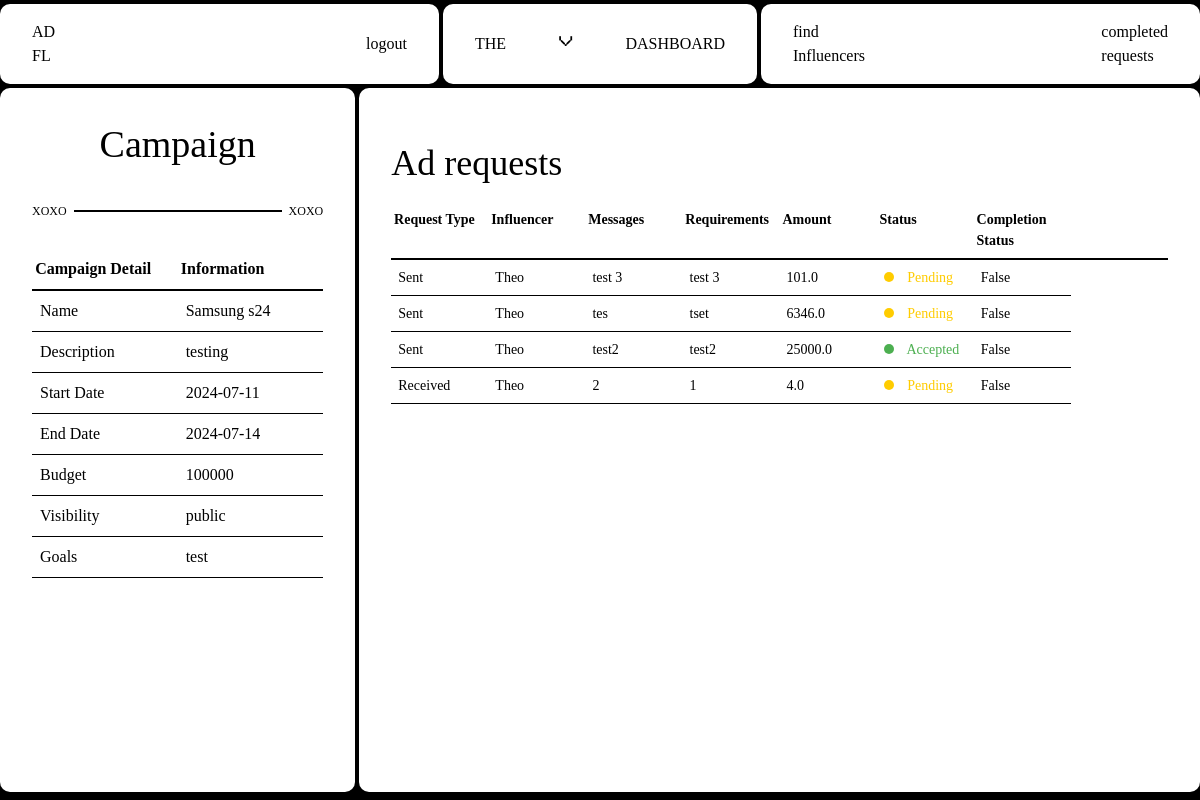
The page /sponsor/viewCampaign/6 (signed in) on the database its author committed.
### Adfluence/models.py (models this page shows)
class Campaign(db.Model):
    __tablename__ = "campaign"
    id = db.Column(db.Integer, primary_key=True)
    name = db.Column(db.String(140), nullable=False)
    description = db.Column(db.Text, nullable=False)
    start_date = db.Column(db.Date, nullable=False)
    end_date = db.Column(db.Date, nullable=False)
    budget = db.Column(db.Integer, nullable=False)
    visibility = db.Column(db.String(10), nullable=False)  # 'public' or 'private'
    goals = db.Column(db.Text, nullable=False)
    niche = db.Column(db.String(100), nullable=False)
    status = db.Column(db.String(100), nullable=False, default="Incomplete")
    flagged = db.Column(db.Boolean, default=False)
    user_id = db.Column(db.Integer, db.ForeignKey("user.id"), nullable=False)
    ad_requests = db.relationship(
        "AdRequest", backref="campaign", cascade="all, delete-orphan"
    )
    campaign_requests = db.relationship(
        "campaignRequest", backref="campaign", cascade="all, delete-orphan"
    )

class Influencer(db.Model, UserMixin):
    __tablename__ = "influencer"
    id = db.Column(db.Integer, primary_key=True)
    name = db.Column(db.String(150), nullable=False)
    email = db.Column(db.String(150), nullable=False)
    profile_picture = db.Column(db.String(100), nullable=False)
    niche = db.Column(db.String(100), nullable=False)
    reach = db.Column(db.Integer, nullable=False)
    user_id = Column(Integer, ForeignKey("user.id"), nullable=False)
    platform = db.Column(db.String(100), nullable=False)
    bank_account_balance = db.Column(db.Float, default=0.0)
    flagged = db.Column(db.Boolean, default=False)
    transactions = relationship(
        "Transaction", backref="influencer", cascade="all, delete-orphan"
    )
    ratings = relationship("Rating", backref="influencer", cascade="all, delete-orphan")
    bookmarks = relationship(
        "Bookmark", backref="influencer", cascade="all, delete-orphan"
    )
    adrequests = relationship(
        "AdRequest", backref="influencer", cascade="all, delete-orphan"
    )
    campaignrequests = relationship(
        "campaignRequest", backref="influencer", cascade="all, delete-orphan"
    )

class AdRequest(db.Model):
    id = db.Column(db.Integer, primary_key=True)
    campaign_id = db.Column(db.Integer, db.ForeignKey("campaign.id"), nullable=False)
    influencer_id = db.Column(db.Integer, db.ForeignKey("influencer.id"))
    messages = db.Column(db.Text)
    requirements = db.Column(db.Text, nullable=False)
    payment_amount = db.Column(db.Float, nullable=False)
    status = db.Column(db.String(20), nullable=False, default="Pending")
    completed = db.Column(db.Boolean, default=False)
    completion_confirmed = db.Column(db.Boolean, default=False)
    payment_done = db.Column(db.Boolean, default=False)
    rating_done = db.Column(db.Boolean, default=False)
    negotiations = relationship(
        "Negotiation", backref="ad_request", cascade="all, delete-orphan"
    )

class campaignRequest(db.Model):
    id = db.Column(db.Integer, primary_key=True)
    campaign_id = db.Column(db.Integer, db.ForeignKey("campaign.id"), nullable=False)
    influencer_id = db.Column(db.Integer, db.ForeignKey("influencer.id"))
    messages = db.Column(db.Text)
    requirements = db.Column(db.Text, nullable=False)
    payment_amount = db.Column(db.Float, nullable=False)
    status = db.Column(db.String(20), nullable=False, default="Pending")
    completed = db.Column(db.Boolean, default=False)
    completion_confirmed = db.Column(db.Boolean, default=False)
    payment_done = db.Column(db.Boolean, default=False)
    rating_done = db.Column(db.Boolean, default=False)

### Adfluence/sponsor.py (the view)
@sponsor.route("/viewCampaign/<int:campaign_id>", methods=["GET"])
@role_required("Sponsor")
@login_required
def viewCampaign(campaign_id):
    campaign = Campaign.query.get_or_404(campaign_id)
    campaignRequests = (
        campaignRequest.query.filter_by(campaign_id=campaign_id)
        .order_by(desc(campaignRequest.id))
        .all()
    )
    campaign_requests_with_details = []
    for campaign_request in campaignRequests:
        influencer = Influencer.query.get(campaign_request.influencer_id)
        if influencer:
            influencer_name = influencer.name
            campaign_requests_with_details.append(
                {
                    "request": campaign_request,
                    "influencer_name": influencer_name,
                    "request_type": "Received",
                }
            )
        else:
            flash("Influencer not found", category="error")
    adrequests = (
        AdRequest.query.filter_by(campaign_id=campaign_id)
        .order_by(desc(AdRequest.id))
        .all()
    )
    sent_requests_with_details = []
    for sent_request in adrequests:
        adrequest_negotiations = sent_request.negotiations
        influencer = Influencer.query.get(sent_request.influencer_id)
        influencer_name = influencer.name
        pending_found = any(nego.status == "Pending" for nego in adrequest_negotiations)
        sent_requests_with_details.append(
            {
                "request": sent_request,
                "influencer_name": influencer_name,
                "request_type": "Sent",
                "negotiations": adrequest_negotiations,
                "pending_found": pending_found,
            }
        )
    return render_template(
        "Sponsor/viewCampaign.html",
        user=current_user,
        campaign=campaign,
        ad_requests=sent_requests_with_details,
        campaign_requests=campaign_requests_with_details,
    )

### Adfluence/views.py (called while the page is built)
def role_required(role):
    def decorator(f):
        @wraps(f)
        def decorated_function(*args, **kwargs):
            if current_user.role != role:
                abort(403)
            return f(*args, **kwargs)
        return decorated_function
    return decorator

### Adfluence/templates/Sponsor/viewCampaign.html (shortened to what this page needs)
{% extends "base.html" %} {% block head %}
<link
  rel="stylesheet"
  href="{{ url_for('static', filename='src/sponsor_css/view_campaign.css') }}"
/>
{% endblock %} {% block content %}
<div class="container">
  <nav>
    <div class="nav-1">
      <a href="{{ url_for('sponsor.dashboard') }}" class="logo view">
        AD <br />
        FL
      </a>
      <a href="{{ url_for('views.logout') }}" class="view">logout</a>
    </div>
    <div class="nav-2">
      <p class="menu-button">the</p>
      <p class="x">v</p>
      <p class="menu-button">dashboard</p>
    </div>
    <div class="nav-3">
      {% if campaign.flagged == False %} {% if user.flagged == False %}
      <a
        href="{{ url_for('sponsor.browse_influencers', campaign_id=campaign.id) }}"
        class="create view"
      >
        find  <br />
        Influencers
      </a>
      {% endif %} {% endif %}
      <a
        href="{{url_for('sponsor.view_completed_ad_requests', campaign_id=campaign.id)}}"
        class="pattern-2 view"
      >
        completed<br />
        requests
      </a>
    </div>
  </nav>
  <div class="content-wrapper">
    <div class="col-1 col">
      <div class="header">
        <h1>Campaign</h1>
      </div>
      <div class="numbers">
        <p>xoxo</p>
        <div class="hr"></div>
        <p>xoxo</p>
      </div>
      <div class="table-wrapper">
        <table class="first-table">
          <tbody>
            <tr>
              <th>Campaign Detail</th>
              <th>Information</th>
            </tr>
            <tr>
              <td>Name</td>
              <td>{{ campaign.name }}</td>
            </tr>
            <tr>
              <td>Description</td>
              <td>{{ campaign.description }}</td>
            </tr>
            <tr>
              <td>Start Date</td>
              <td>{{ campaign.start_date.strftime('%Y-%m-%d') }}</td>
            </tr>
            <tr>
              <td>End Date</td>
              <td>{{ campaign.end_date.strftime('%Y-%m-%d') }}</td>
            </tr>
            <tr>
              <td>Budget</td>
              <td>{{ campaign.budget }}</td>
            </tr>
            <tr>
              <td>Visibility</td>
              <td>{{ campaign.visibility }}</td>
            </tr>
            <tr>
              <td>Goals</td>
              <td>{{ campaign.goals }}</td>
            </tr>
          </tbody>
        </table>
      </div>
    </div>
    <div class="col-2 col">
      <h1>Ad requests</h1>
      <div class="table-wrapper-2">
        <table class="second-table">
          <thead>
            <tr>
              <th>Request Type</th>
              <th>Influencer</th>
              <th>Messages</th>
              <th>Requirements</th>
              <th>Amount</th>
              <th>Status</th>
              <th>Completion Status</th>
              <th></th>
            </tr>
          </thead>
          <tbody>
            {% for request in ad_requests + campaign_requests %} {% if not
            request.request.completion_confirmed %}
            <tr>
              <td>
                 {{ request.request_type }}
              </td>
              <td>{{ request.influencer_name }}</td>
              <td>{{ request.request.messages }}</td>
              <td>{{ request.request.requirements }}</td>
              <td>{{ request.request.payment_amount }}</td>
              <td
                class="{% if request.request.status == 'Pending' %} status-pending {% elif request.request.status == 'Accepted' %} status-accepted {% elif request.request.status == 'Rejected' %} status-rejected {% endif %}"
              >
                {{ request.request.status }}
              </td>
              <td>{{ request.request.completed }}</td>
               {% endif %} {% endfor %}
            </tr>
          </tbody>
        </table>
      </div>
    </div>
  </div>
</div>
{% endblock %}

### Adfluence/static/css/main.css (style rules this page uses)
html, :host { line-height: 1.5; -webkit-text-size-adjust: 100%; -moz-tab-size: 4; -o-tab-size: 4; tab-size: 4; font-family: ui-sans-serif, system-ui, sans-serif, "Apple Color Emoji", "Segoe UI Emoji", "Segoe UI Symbol", "Noto Color Emoji"; font-feature-settings: normal; font-variation-settings: normal; -webkit-tap-highlight-color: transparent; }
body { margin: 0; line-height: inherit; }
h1, h2, h3, h4, h5, h6 { font-size: inherit; font-weight: inherit; }
a { color: inherit; text-decoration: inherit; }
table { text-indent: 0; border-color: inherit; border-collapse: collapse; }
blockquote, dl, dd, h1, h2, h3, h4, h5, h6, hr, figure, p, pre { margin: 0; }
.container { width: 100%; }
@media (min-width: 640px) { .container { max-width: 640px; } }
@media (min-width: 768px) { .container { max-width: 768px; } }
@media (min-width: 1024px) { .container { max-width: 1024px; } }
* { margin: 0; padding: 0; }

### Adfluence/static/src/input.css (style rules this page uses)
* { margin: 0; padding: 0; }

### Adfluence/static/src/sponsor_css/view_campaign.css (style rules this page uses)
* { margin: 0; padding: 0; box-sizing: border-box; }
html, body { width: 100%; height: 100%; background-color: #000; font-family: "Arame"; overflow: hidden; }
p { text-transform: uppercase; }
.x { font-family: sk; margin-top: -10px; font-size: 14px; }
.container { width: 100%; height: 100vh; max-width: 3840px; margin: 0 auto; display: flex; flex-direction: column; gap: 0.25em; }
nav { width: 100%; flex: 1; display: flex; gap: 0.25em; padding: 0.25em 0 0 0; background-color: #000; }
nav > div { display: flex; justify-content: space-between; align-items: center; padding: 1em 2em; background: #fff; color: #000; border-radius: 10px; }
.nav-1 { flex: 3; }
.nav-2 { flex: 2; }
.nav-3 { flex: 3; }
.content-wrapper { flex: 12; width: 100%; height: 100%; display: flex; padding: 0 0 0.5em 0; background-color: #000; gap: 0.25em; overflow: hidden; }
.content-wrapper .col { border-radius: 10px; background: #fff; padding: 3em 2em; }
.col-1 { flex: 3; display: flex; flex-direction: column; gap: 2em; }
.col-2 { flex: 8; display: flex; flex-direction: column; }
.col-1 p { font-size: 12px; line-height: 1; }
.col-1 h1 { font-size: 38px; margin-top: -20px; text-align: center; font-family: aux; }
.numbers { width: 100%; display: flex; align-items: center; justify-content: space-between; }
.numbers p { flex: 1; }
.numbers p:nth-child(3) { text-align: right; }
.numbers .hr { flex: 5; width: 100%; height: 2px; background: #000; }
.table-wrapper { width: 100%; overflow-x: auto; overflow-y: auto; display: flex; justify-content: center; }
.first-table { width: 100%; border-collapse: collapse; table-layout: fixed; }
.first-table th { position: sticky; top: 0; z-index: 1; background-color: #fff; padding: 0.5em 0.2em; border-bottom: 2px solid #000; text-align: left; }
.first-table td { padding: 0.5em 0.5em; border-bottom: 1px solid #000; text-align: left; vertical-align: top; word-wrap: break-word; white-space: normal; }
.view { cursor: pointer; transition: all 0.2s ease-out; }
.col-2 h1 { font-family: aux; font-size: 36px; margin-bottom: 12px; }
.table-wrapper-2 { width: 100%; overflow-x: auto; overflow-y: auto; display: flex; justify-content: center; }
.second-table { width: 100%; border-collapse: collapse; table-layout: fixed; }
.second-table th { position: sticky; top: 0; z-index: 1; background-color: #fff; padding: 0.5em 0.2em; border-bottom: 2px solid #000; text-align: left; vertical-align: top; word-wrap: break-word; white-space: normal; font-size: 14px; }
.second-table td { padding: 0.5em 0.5em; border-bottom: 1px solid #000; text-align: left; vertical-align: top; word-wrap: break-word; white-space: normal; font-size: 14px; }
.create { position: relative; }
.second-table td.status-pending::before, .second-table td.status-accepted::before, .second-table td.status-rejected::before { content: ""; display: inline-block; width: 10px; height: 10px; border-radius: 50%; margin-right: 10px; }
.second-table td.status-pending::before { background-color: #ffcc00; }
.second-table td.status-accepted::before { background-color: #4caf50; }
.status-pending { color: #ffcc00; font-size: 16px; }
.status-accepted { color: #4caf50; font-size: 16px; }

### rows shown on the page
Campaign: name "Samsung s24", description "testing", start_date "2024-07-11", end_date "2024-07-14", budget "100000", visibility "public", goals "test"
Influencer: request_type "Sent", influencer_name "Theo", request.messages "test 3", request.requirements "test 3", request.payment_amount "101.0", request.status "Pending", request.completed "False", request.messages "tes", request.requirements "tset", request.payment_amount "6346.0", request.messages "test2", request.requirements "test2", request.payment_amount "25000.0", request.status "Accepted", request_type "Received", request.messages "2", request.requirements "1", request.payment_amount "4.0"
